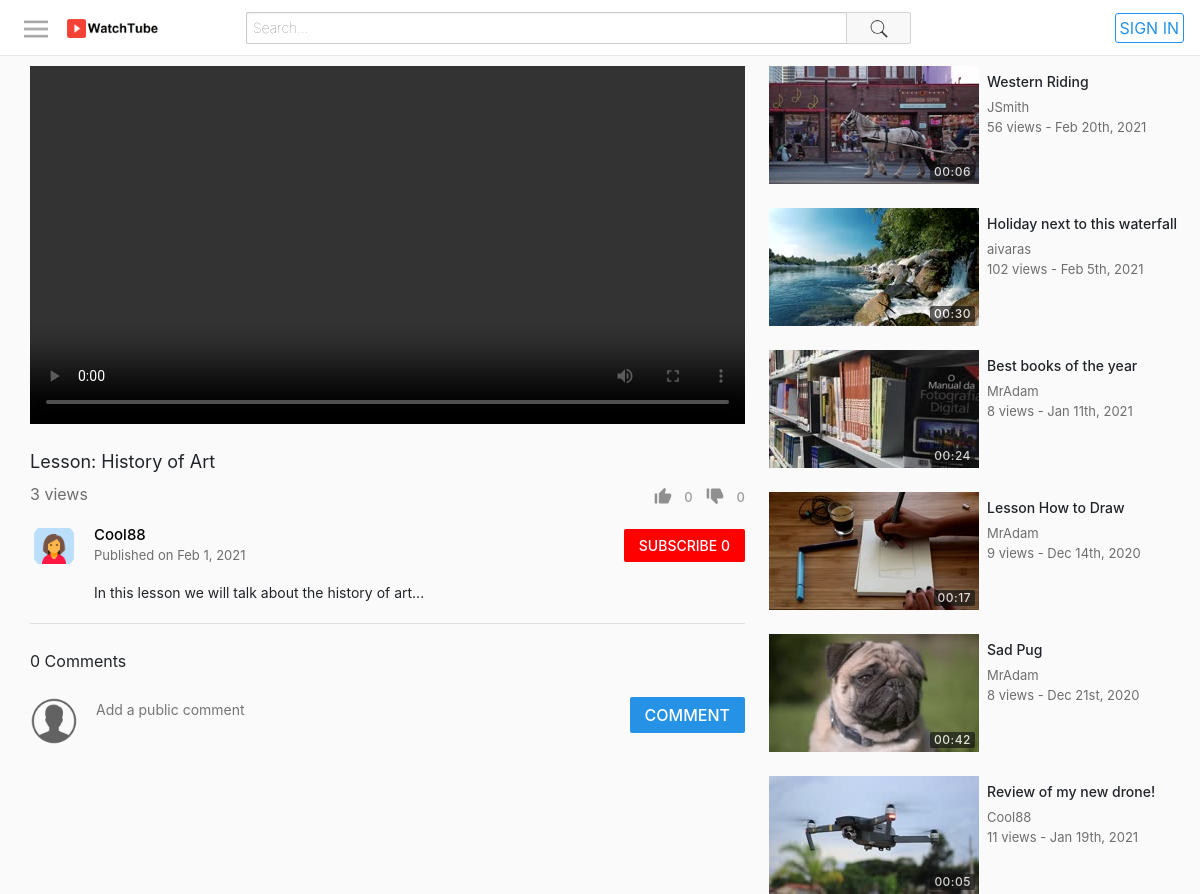
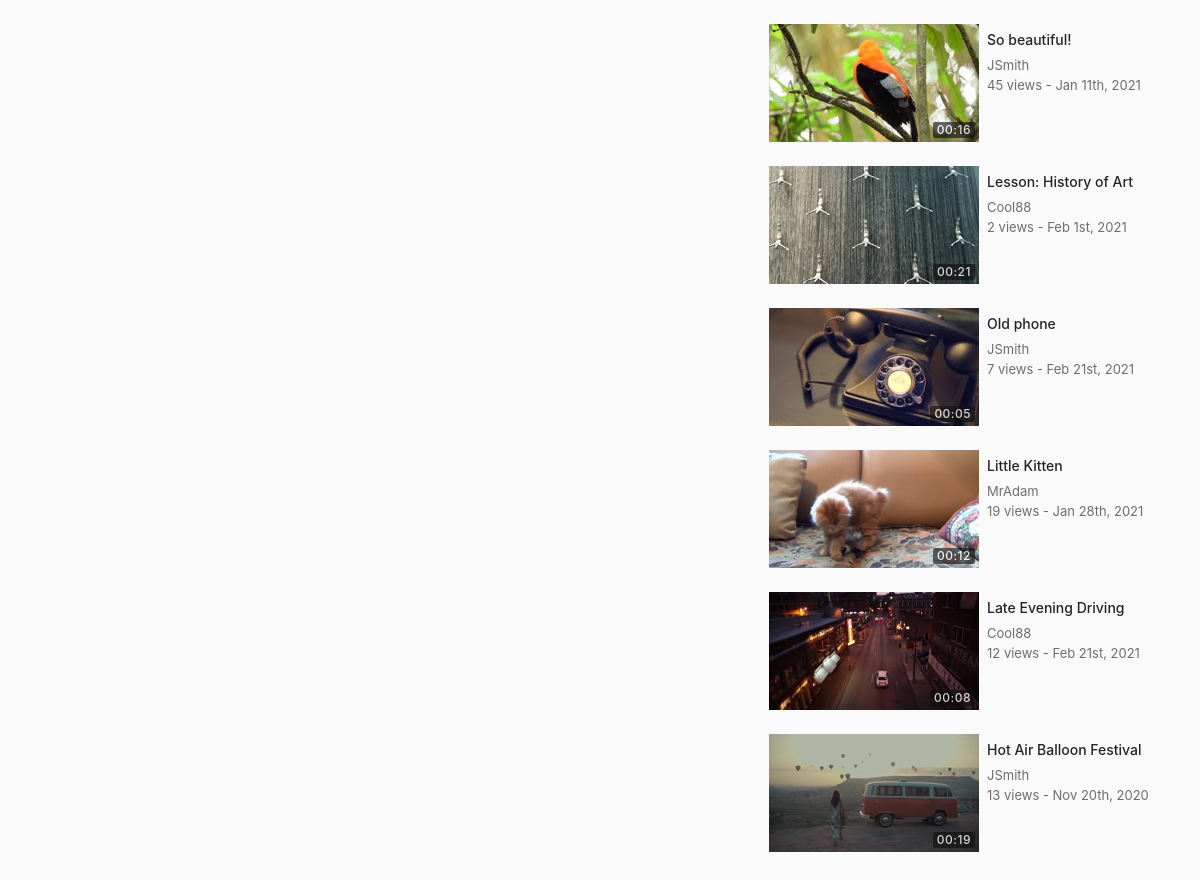
Page /watch.php?id=14 on the committed database (2 pictures, top to bottom).
### tables this page shows
CREATE TABLE `videos` (
  `id` int(11) NOT NULL,
  `uploadedBy` varchar(50) NOT NULL,
  `title` varchar(70) NOT NULL,
  `description` varchar(1000) NOT NULL,
  `privacy` int(11) NOT NULL,
  `filePath` varchar(250) NOT NULL,
  `category` int(11) NOT NULL,
  `uploadDate` datetime NOT NULL DEFAULT CURRENT_TIMESTAMP,
  `views` int(11) NOT NULL DEFAULT '0',
  `duration` varchar(10) NOT NULL DEFAULT '0'
);

CREATE TABLE `thumbnails` (
  `id` int(11) NOT NULL,
  `videoId` int(11) DEFAULT NULL,
  `filePath` varchar(250) DEFAULT NULL,
  `selected` int(11) DEFAULT NULL
);

### includes/classes/Video.php (called while the page is built, shortened)
<?php
class Video {
    private $con, $sqlData, $userLoggedInObj;
    public function __construct($con, $input, $userLoggedInObj) {
        $this->con = $con;
        $this->userLoggedInObj = $userLoggedInObj;
        if(is_array($input)) {
            $this->sqlData = $input;
        } else {
            $query = $this->con->prepare("SELECT * FROM videos WHERE id=:id");
            $query->bindParam(":id", $input);
            $query->execute();
            $this->sqlData = $query->fetch(PDO::FETCH_ASSOC);
        }
    }
    public function getId() {
        return $this->sqlData["id"];
    }
    public function getUploadedBy() {
        return $this->sqlData["uploadedBy"];
    }
    public function getTitle() {
        return $this->sqlData["title"];
    }
    public function getDescription() {
        return $this->sqlData["description"];
    }
    public function getUploadDate() {
        $date =  $this->sqlData["uploadDate"];
        return date("M j, Y", strtotime($date));
    }
    public function getTimestamp() {
        $date =  $this->sqlData["uploadDate"];
        return date("M jS, Y", strtotime($date));
    }
    public function getViews() {
        return $this->sqlData["views"];
    }
    public function getDuration() {
        return $this->sqlData["duration"];
    }
    public function incrementViews() {
        $this->sqlData["views"] =  $this->sqlData["views"] + 1;
    }
    public function getLikes() {
        $videoId = $this->getId();
        $query = $this->con->prepare("SELECT count(*) as 'count' FROM likes WHERE videoId=:videoId");
        $query->bindParam(":videoId", $videoId);
        $query->execute();
        $data = $query->fetch(PDO::FETCH_ASSOC);
        return $data["count"];
    }
    public function getDislikes() {
        $videoId = $this->getId();
        $query = $this->con->prepare("SELECT count(*) as 'count' FROM dislikes WHERE videoId=:videoId");
        $query->bindParam(":videoId", $videoId);
        $query->execute();
        $data = $query->fetch(PDO::FETCH_ASSOC);
        return $data["count"];
    }
    public function wasLikedBy() {
        $videoId = $this->getId();
        $username = $this->userLoggedInObj->getUsername();
        $query = $this->con->prepare("SELECT * FROM likes WHERE username=:username AND videoId=:videoId");
        $query->bindParam(":username", $username);
        $query->bindParam(":videoId", $videoId);
        $query->execute();
        return $query->rowCount() > 0;
    }
    public function wasDislikedBy() {
        $videoId = $this->getId();
        $username = $this->userLoggedInObj->getUsername();
        $query = $this->con->prepare("SELECT * FROM dislikes WHERE username=:username AND videoId=:videoId");
        $query->bindParam(":username", $username);
        $query->bindParam(":videoId", $videoId);
        $query->execute();
        return $query->rowCount() > 0;
    }
    public function getThumbnail() {
        $videoId = $this->getId();
        $query = $this->con->prepare("SELECT filePath FROM thumbnails WHERE videoId=:videoId AND selected=1");
        $query->bindParam(":videoId", $videoId);
        $query->execute();
        return $query->fetchColumn();
    }
}
?>

### includes/classes/User.php (called while the page is built, shortened)
<?php
class User {
    private $con, $sqlData;
    public function __construct($con, $username) {
        $this->con = $con;
        $query = $this->con->prepare("SELECT * FROM users WHERE username=:un");
        $query->bindParam(":un", $username);
        $query->execute();
        $this->sqlData = $query->fetch(PDO::FETCH_ASSOC);
    }
    public static function isLoggedIn() {
        return (isset($_SESSION["userLoggedIn"]) && $_SESSION["userLoggedIn"] != "");
    }
    public function getUsername() {
        return $this->sqlData["username"] ??= "";
    }
    public function getProfilePic() {
        return $this->sqlData["profilePic"] ??= "assets/images/profilePictures/default.png";
    }
    public function isSubscribedTo($userTo) {
        $username = $this->getUsername();
        $query = $this->con->prepare("SELECT * FROM subscribers WHERE userTo=:userTo AND userFrom=:userFrom");
        $query->bindParam(":userTo", $userTo);
        $query->bindParam(":userFrom", $username);
        $query->execute();
        return $query->rowCount() > 0;
    }
    public function getSubscriberCount() {
        $username = $this->getUsername();
        $query = $this->con->prepare("SELECT * FROM subscribers WHERE userTo=:userTo");
        $query->bindParam(":userTo", $username);
        $query->execute();
        return $query->rowCount();
    }
}
?>

### includes/classes/VideoGridItem.php (the view)
<?php
class VideoGridItem {
    private $video, $largeMode;
    public function __construct($video, $largeMode) {
        $this->video = $video;
        $this->largeMode = $largeMode;
    }
    public function create() {
        $thumbnail = $this->createThumbnail();
        $details = $this->createDetails();
        $url = "watch.php?id=" . $this->video->getId();
        return "<a href='$url'>
                    <div class='videoGridItem'>
                        $thumbnail
                        $details
                    </div>
                </a>";
    }
    private function createThumbnail() {
        $thumbnail = $this->video->getThumbnail();
        $duration = $this->video->getDuration();
        return "<div class='thumbnail'>
                    <img src='$thumbnail'>
                    <div class='duration'>
                        <span>$duration</span>
                    </div>
                </div>";
    }
    private function createDetails() {
        $title = $this->video->getTitle();
        $username = $this->video->getUploadedBy();
        $views = $this->video->getViews();
        $description = $this->createDescription();
        $timestamp = $this->video->getTimestamp();
        return "<div class='details'>
                    <h3 class='title'>$title</h3>
                    <span class='username'>$username</span>
                    <div class='stats'>
                        <span class='viewCount'>$views views - </span>
                        <span class='timeStamp'>$timestamp</span>
                    </div>
                    $description
                </div>";
    }
    private function createDescription() {
        if(!$this->largeMode) {
            return "";
        } else {
            $description = $this->video->getDescription();
            $description = (strlen($description) > 350) ? substr($description, 0, 347) . "..." : $description;
        }
        return "<span class='description'>$description</span>";
    }
}
?>

### includes/classes/VideoInfoSection.php
<?php
require_once("includes/classes/VideoInfoControls.php");
class VideoInfoSection {
    private $con, $video, $userLoggedInObj;
    public function __construct($con, $video, $userLoggedInObj) {
        $this->con = $con;
        $this->video = $video;
        $this->userLoggedInObj = $userLoggedInObj;
    }
    public function create() {
        return $this->createPrimaryInfo() . $this->createSecondaryInfo();
    }
    private function createPrimaryInfo() {
        $title = $this->video->getTitle();
        $views = $this->video->getViews();
        $videoInfoControls = new VideoInfoControls($this->video, $this->userLoggedInObj);
        $controls = $videoInfoControls->create();
        return "<div class='videoInfo'>
                    <h1>$title</h1>
                    <div class='bottomSection'>
                        <span class='viewCount'>$views views</span>
                        $controls
                    </div>
                </div>";
    }
    private function createSecondaryInfo() {
        $description = $this->video->getDescription();
        $uploadDate = $this->video->getUploadDate();
        $uploadedBy = $this->video->getUploadedBy();
        $profileButton = ButtonProvider::createUserProfileButton($this->con, $uploadedBy);
        if($uploadedBy == $this->userLoggedInObj->getUsername()) {
            $actionButton = ButtonProvider::createEditVideoButton($this->video->getId());
        } else {
            $userToObj = new User($this->con, $uploadedBy);
            $actionButton = ButtonProvider::createSubscriberButton($this->con, $userToObj, $this->userLoggedInObj);
        }
        return "<div class='secondaryInfo'>
                    <div class='topRow'>
                        $profileButton
                        <div class='uploadInfo'>
                            <span class='owner'>
                                <a href='profile.php?username=$uploadedBy'>
                                    $uploadedBy
                                </a>
                            </span>
                            <span class='date'>
                                Published on  $uploadDate
                            </span>
                        </div>
                        $actionButton
                    </div>
                    <div class='descriptionContainer'>
                    $description
                    </div>
                </div>";
    }
}
?>

### includes/classes/VideoGrid.php (shortened to what this page needs)
<?php
class VideoGrid {
    private $con, $userLoggedInObj;
    private $largeMode = false;
    private $gridClass = "videoGrid";
    public function __construct($con, $userLoggedInObj) {
        $this->con = $con;
        $this->userLoggedInObj = $userLoggedInObj;
    }
    public function create($videos, $title, $showFilter) {
        if($videos == null) {
            $gridItems = $this->generateItems();
        } else {
            $gridItems = $this->generateItemsFromVideos($videos);
        }
        $header = "";
        return "$header
                <div class='$this->gridClass'>
                    $gridItems
                </div>";
    }
    public function generateItems() {
        $query = $this->con->prepare("SELECT * FROM videos ORDER BY RAND() LIMIT 15");
        $query->execute();
        $elementsHtml = "";
        while($row = $query->fetch(PDO::FETCH_ASSOC)) {
            $video = new Video($this->con, $row, $this->userLoggedInObj);
            $item = new VideoGridItem($video, $this->largeMode);
            $elementsHtml .= $item->create();
        }
        return $elementsHtml;
    }
}
?>

### assets/css/style.css (style rules this page uses)
html, body { height: 100%; padding: 0; margin: 0; }
.videoInfo { width: 100%; padding: 20px 0px 8px 0px; }
.videoInfo h1 { display: block; overflow: hidden; font-size: 18px; font-weight: 400; line-height: 24px; }
.videoInfo .bottomSection { display: flex; }
.videoInfo .bottomSection .viewCount { color: rgba(17, 17, 17, 0.6); font-size: 16px; flex: 1; }
.secondaryInfo .topRow { display: flex; margin-bottom: 12px; }
.secondaryInfo { border-bottom: 1px solid #dedede; padding-bottom: 20px; margin-bottom: 20px; }
.secondaryInfo .topRow .uploadInfo { flex: 1; display: flex; flex-direction: column; margin-right: 10px; }
.secondaryInfo .topRow .uploadInfo .date { color: rgba(17, 17, 17, 0.6); font-size: 13px; font-weight: 400; }
.secondaryInfo .descriptionContainer { margin-left: 64px; max-width: 615px; font-size: 14px; font-weight: 400; line-height: 21px; }
.secondaryInfo .topRow .uploadInfo .owner a { font-size: 15px; font-weight: 500; color: #000; }
.videoGrid { display: flex; flex-wrap: wrap; }
.suggestions .videoGridItem { display: flex; height: auto; }
.videoGridItem { height: 200px; margin-right: 4px; margin-bottom: 24px; }
.videoGridItem .thumbnail { width: 210px; height: 118px; position: relative; }
.suggestions .videoGridItem .thumbnail { margin-right: 8px; }
.videoGridItem .thumbnail img { width: 100%; height: 100%; }
.videoGridItem .thumbnail .duration { bottom: 0; right: 0; position: absolute; margin: 4px; color: #fff; background-color: rgba(17, 17, 17, 0.8); opacity: 0.8; padding: 2px 4px; border-radius: 2px; letter-spacing: 0.5px; font-size: 12px; font-weight: 500; line-height: 12px; }
.videoGridItem .details { padding-right: 24px; position: relative; cursor: pointer; display: flex; flex-direction: column; width: 210px; }
.suggestions .videoGridItem .details { padding-right: 0; flex: 1; }
.videoGridItem .details .title { margin: 8px 0; max-height: 32px; overflow: hidden; font-size: 14px; font-weight: 500; line-height: 16px; color: #212529; }
.videoGridItem .details .username, .videoGridItem .details .stats { color: rgba(17, 17, 17, 0.6); font-size: 13px; overflow-x: hidden; text-overflow: ellipsis; white-space: nowrap; }

### rows in the picture
videos: title "Lesson: History of Art", uploadedBy "Cool88", uploadDate "Feb 1, 2021", description "In this lesson we will talk about the history of art...", thumbnails.filePath (picture), duration "00:21", views "2", uploadDate "Feb 1st, 2021"
videos: thumbnails.filePath (picture), duration "00:06", title "Western Riding", uploadedBy "JSmith", views "56", uploadDate "Feb 20th, 2021"
videos: thumbnails.filePath (picture), duration "00:30", title "Holiday next to this waterfall", uploadedBy "aivaras", views "102", uploadDate "Feb 5th, 2021"
videos: thumbnails.filePath (picture), duration "00:24", title "Best books of the year", uploadedBy "MrAdam", views "8", uploadDate "Jan 11th, 2021"
videos: thumbnails.filePath (picture), duration "00:17", title "Lesson How to Draw", uploadedBy "MrAdam", views "9", uploadDate "Dec 14th, 2020"
videos: thumbnails.filePath (picture), duration "00:42", title "Sad Pug", uploadedBy "MrAdam", views "8", uploadDate "Dec 21st, 2020"
videos: thumbnails.filePath (picture), duration "00:05", title "Review of my new drone!", uploadedBy "Cool88", views "11", uploadDate "Jan 19th, 2021"
videos: thumbnails.filePath (picture), duration "00:16", title "So beautiful!", uploadedBy "JSmith", views "45", uploadDate "Jan 11th, 2021"
videos: thumbnails.filePath (picture), duration "00:05", title "Old phone", uploadedBy "JSmith", views "7", uploadDate "Feb 21st, 2021"
videos: thumbnails.filePath (picture), duration "00:12", title "Little Kitten", uploadedBy "MrAdam", views "19", uploadDate "Jan 28th, 2021"
videos: thumbnails.filePath (picture), duration "00:08", title "Late Evening Driving", uploadedBy "Cool88", views "12", uploadDate "Feb 21st, 2021"
videos: thumbnails.filePath (picture), duration "00:19", title "Hot Air Balloon Festival", uploadedBy "JSmith", views "13", uploadDate "Nov 20th, 2020"

### other values in the picture
$views "3"
$text "0 0 SUBSCRIBE 0 COMMENT"
$numComments "0"
